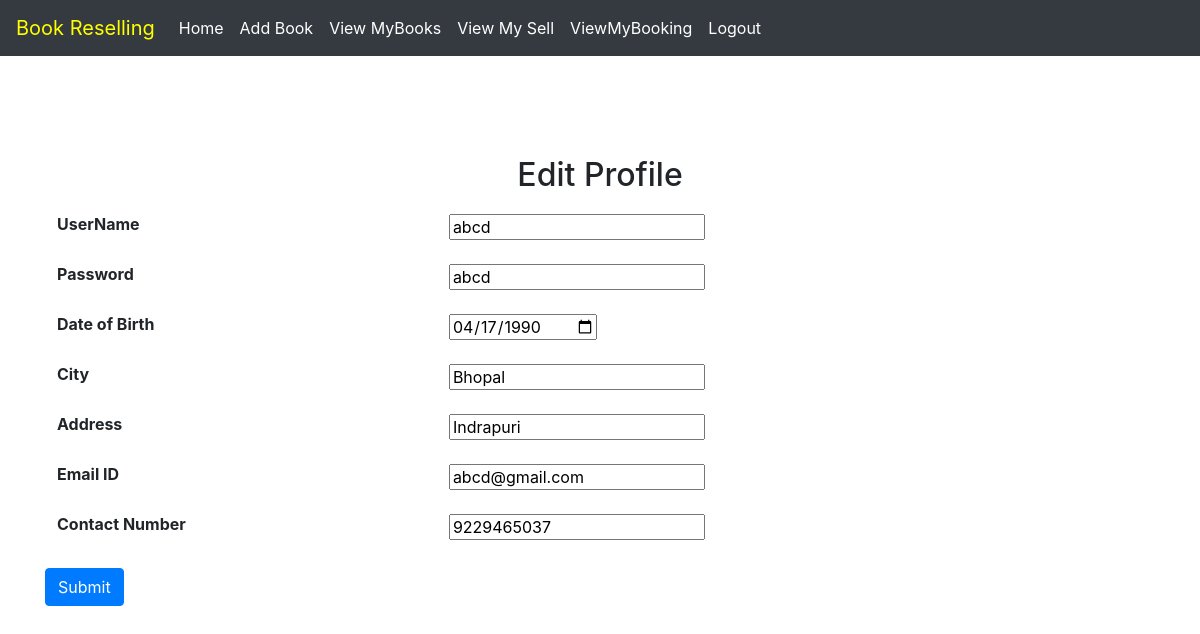
Screenshot of /editprofile.php (signed in) with the database file from the repository.
### tables this page shows
CREATE TABLE IF NOT EXISTS `siteuser` (
  `username` varchar(30) NOT NULL,
  `pwd` varchar(50) DEFAULT NULL,
  `dob` varchar(50) DEFAULT NULL,
  `city` varchar(50) DEFAULT NULL,
  `address` varchar(50) DEFAULT NULL,
  `emailadd` varchar(50) DEFAULT NULL,
  `smsno` varchar(15) DEFAULT NULL,
  `role` varchar(20) DEFAULT NULL,
  PRIMARY KEY (`username`)
);

### dbconfigure.php (called while the page is built, shortened)
<?php
$dbserver="127.0.0.1";
$dbuser="root";
$dbpwd="";
$dbname="bookresellphp";
function my_select($query)
{
global $dbserver,$dbuser,$dbpwd,$dbname;
$cid=mysqli_connect($dbserver,$dbuser,$dbpwd) or die("connection failed");
mysqli_select_db($cid,$dbname);
$rs=mysqli_query($cid,$query);
return $rs;
}
?>

### editprofile.php (the view, shortened to what this page needs)
<html>
<head>
</head>
<body>
<?php include "navigationbar2.php" ?>
<div>
<?php
include_once "dbconfigure.php";
if(verifyuser())
{
if(fetchrole()=='customer')
	{
	$un=fetchusername();
	}
	else
	{
header("Location:loginerror.php");
	}
}
else
{
header("Location:loginerror.php");
}
?>
<div class = container style = "margin-top : 100px">
<h2 class = text-center>Edit Profile</h2>
<?php
$query = "select * from siteuser where username='$un'";
$rs = my_select($query);
echo "<div class='table-responsive'>";
echo "<table class='table table-hover table-borderless'>";
while($column=mysql_fetch_array($rs))
{
echo '<form method = post>';
echo "<tr><th>UserName</th> <td><input type = text name = 'username' value = $column[0]></td></tr>";
echo "<tr><th>Password</th> <td><input type = text name = 'pwd' value = $column[1]></td></tr>";
echo "<tr><th>Date of Birth</th> <td><input type = date name = 'dob' value = $column[2]></td></tr>";
echo "<tr><th>City</th> <td><input type = text name = 'city' value = $column[3]></td></tr>";
echo "<tr><th>Address</th> <td><input type = text name = 'address' value = $column[4]></td></tr>";
echo "<tr><th>Email ID</th> <td><input type = text name = 'emailadd' value = $column[5]></td></tr>";
echo "<tr><th>Contact Number</th> <td><input type = text name = 'smsno' value = $column[6]></td></tr>";
}
echo "</table>";
echo '<input type = submit value = "Submit" class="btn btn-primary" name="edit"></form>';
?>
</div>
</body>
</html>

### rows the page displays
siteuser: username "abcd", pwd "abcd", dob "04/17/1990", city "Bhopal", address "Indrapuri", emailadd "abcd@gmail.com", smsno "9229465037"
